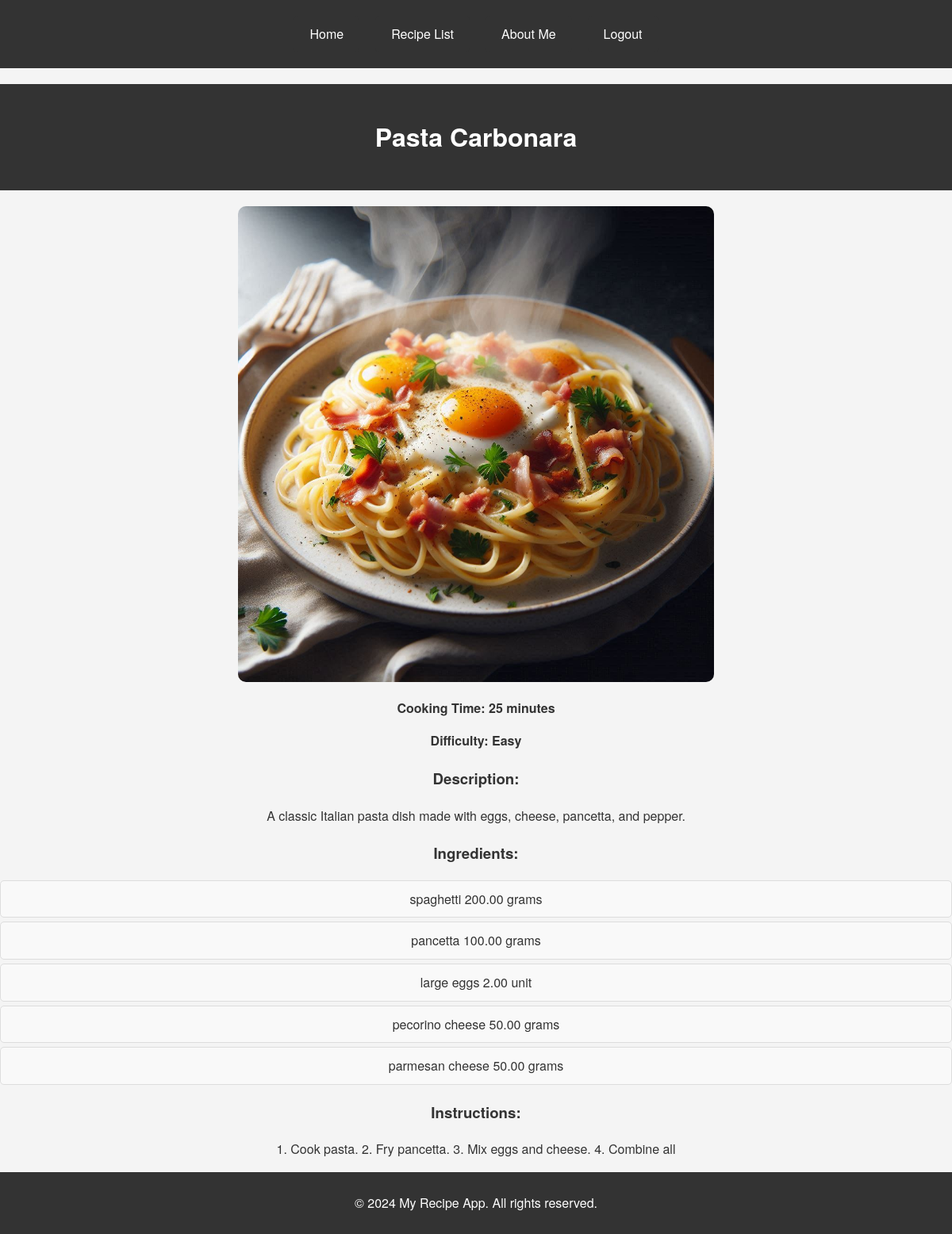
The app's page /recipe/6/ (signed in) with its own data.
### recipe/models.py (models this page shows, shortened)
class Recipe(models.Model):
    DIFFICULTY_CHOICES = [
        ('Easy', 'Easy'),
        ('Medium', 'Medium'),
        ('Hard', 'Hard'),
    ]
    name = models.CharField(max_length=50)
    cooking_time = models.IntegerField()
    difficulty = models.CharField(max_length=20, choices=DIFFICULTY_CHOICES)
    description = models.TextField(blank=True, null=True)
    instructions = models.TextField(blank=True, null=True)
    pic = models.ImageField(upload_to='recipe', default='default.jpg')

### ingredient/models.py (models this page shows, shortened)
class Ingredient(models.Model):
    name = models.CharField(max_length=100)
    quantity = models.DecimalField(max_digits=5, decimal_places=2)
    unit = models.CharField(max_length=20, default='unit')
    recipe = models.ForeignKey('recipe.Recipe', on_delete=models.CASCADE, related_name='ingredients')

### recipe/views.py (the view)
# urls.py: path('recipe/<int:recipe_id>/', recipe_detail, name='recipe_detail'),
@login_required
def recipe_detail(request, recipe_id):
    recipe = get_object_or_404(Recipe, id=recipe_id)
    return render(request, 'recipe/recipe_detail.html', {'recipe': recipe})

### recipe/templates/recipe/recipe_detail.html (shortened to what this page needs)
{% extends 'base/base.html' %}
{% load static %}
{% block extra_css %}
<link rel="stylesheet" type="text/css" href="{% static 'recipe/css/recipe-detail.css' %}">
{% endblock %}
{% block content %}
    <header>
        <h1>{{ recipe.name }}</h1>
    </header>
    <div class="container">
        <img src="{{ recipe.pic.url }}" alt="{{ recipe.name }}" class="recipe-detail-image">
        <div class="recipe-details">
            <p>Cooking Time: {{ recipe.cooking_time }} minutes</p>
            <p>Difficulty: {{ recipe.difficulty }}</p>
        </div>
        <div class="description">
            <h3>Description:</h3>
            <p>{{ recipe.description }}</p>
        </div>
        <div class="ingredients">
            <h3>Ingredients:</h3>
            <ul>
                {% for ingredient in recipe.ingredients.all %}
                <li>{{ ingredient.name }} {{ ingredient.quantity }} {{ ingredient.unit }}</li>
                {% endfor %}
            </ul>
        </div>
        <div class="instructions">
            <h3>Instructions:</h3>
            <p>{{ recipe.instructions }}</p>
        </div>
    </div>
{% endblock %}

### static/base/css/base.css (style rules this page uses)
body { font-family: 'Helvetica Neue', Arial, sans-serif; margin: 0; padding: 0; background-color: #f4f4f4; color: #333; line-height: 1.6; }
header { background-color: #333; color: #fff; padding: 20px 0; text-align: center; margin-bottom: 20px; }

### recipe/static/recipe/css/recipe-detail.css (style rules this page uses)
.recipe-detail-image { display: block; margin: 20px auto; max-width: 600px; width: 100%; height: auto; border-radius: 10px; }
.recipe-details p { font-weight: bold; text-align: center; }
.description, .ingredients, .instructions { margin-top: 20px; text-align: center; }
.ingredients ul { list-style-type: none; padding: 0; }
.ingredients li { background-color: #f9f9f9; margin: 5px 0; padding: 10px; border: 1px solid #ddd; border-radius: 5px; }

### records on screen
Recipe: name "Pasta Carbonara", pic (picture), cooking_time "25", difficulty "Easy", description "A classic Italian pasta dish made with eggs, cheese, pancetta, and pepper.", instructions "1. Cook pasta. 2. Fry pancetta. 3. Mix eggs and cheese. 4. Combine all"
Ingredient: name "spaghetti", quantity "200.00", unit "grams"
Ingredient: name "pancetta", quantity "100.00", unit "grams"
Ingredient: name "large eggs", quantity "2.00", unit "unit"
Ingredient: name "pecorino cheese", quantity "50.00", unit "grams"
Ingredient: name "parmesan cheese", quantity "50.00", unit "grams"
